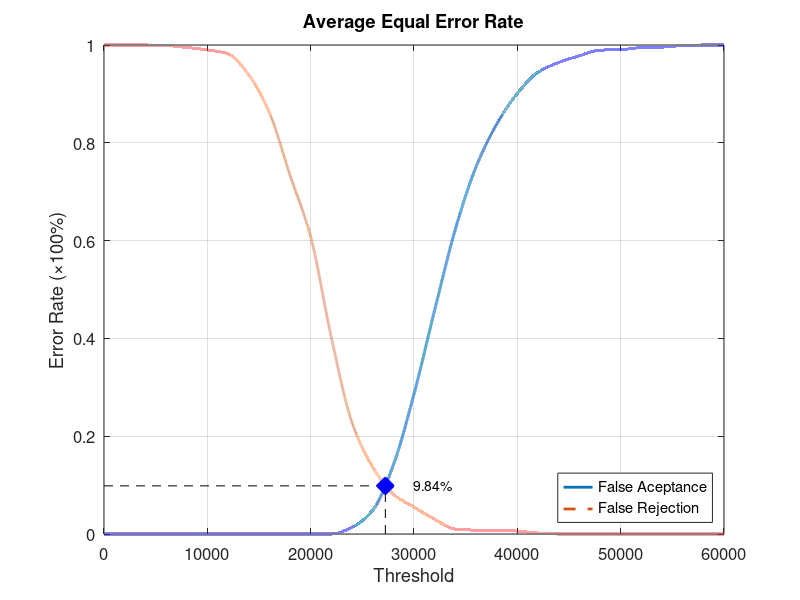
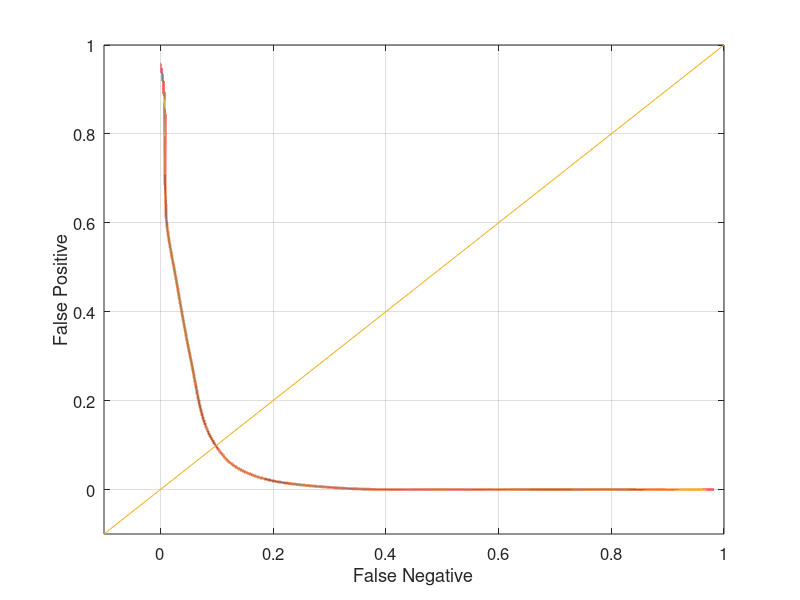

Write MATLAB code to recreate these figures, in order.
function yEER = Database4Average
close all;
clear;
clc;
x = 0:2000:60000;
xq = 0:0.5:60000;

y0 = [0 0 0 0 0 0 0 0 0 0 0 0 0.0136842 0.0484211 0.141053 0.286316 0.457895 0.623158 0.750526 0.837895 0.901053 0.944211 0.964211 0.977895 0.989474 0.990526 0.994737 0.99579 0.998947 1 1];
yy0 = interp1(x, y0, xq, 'pchip');
y1 = [1 1 1 0.999 0.995 0.99 0.982 0.939 0.862 0.734 0.608 0.402 0.228 0.137 0.081 0.055 0.03 0.01 0.008 0.008 0.006 0.002 0 0 0 0 0 0 0 0 0];
yy1 = interp1(x, y1, xq, 'pchip');

% Calculating EER: 
y2 = abs(y0 - y1);
find(y2 == min(y2))
yy2 = abs(yy0 - yy1);
xEER = find(yy2 == min(yy2));
xEERIndex = xq(xEER) % X-axis EER
yEER = yy0(xEER) % Y-axis EER

main = figure
plot(xq, yy0,'-','LineWidth', 2);	hold on
plot(xq, yy1,'--','LineWidth', 2);	hold on
plot([xEERIndex xEERIndex], [0 yEER], 'k--');	hold on
plot([0 xEERIndex], [yEER yEER], 'k--');	hold on
plot(xEERIndex, yEER, 'bx', 'LineWidth', 10);	hold on
text(xEERIndex + 10 * xEERIndex / 100, yEER, [num2str(round((10000 * yEER)) / 100) '%'])
legend('False Aceptance', 'False Rejection', 'Location', 'SouthEast')
xlabel('Threshold')
ylabel('Error Rate (\times100%)')
title('Average Equal Error Rate')
set(gca, 'FontSize', 12)
axis([0 60000 0 1])
grid on

print(main, 'Database4AverageMain', '-dpng');
FNRxFPR = figure('Color', [1 1 1]);
plot(yy1, yy0, '-', yy1, yy0, 'LineWidth', 2);
hold on
y = -0.1:0.1:1
plot(y, y); 
set(gca, 'FontSize', 12)
xlabel('False Negative')
ylabel('False Positive')
axis([-0.1 1 -0.1 1])
set(gca, 'FontSize', 12)
grid on

print(FNRxFPR, 'Database4AverageFNRxFPR','-dpng');
end
